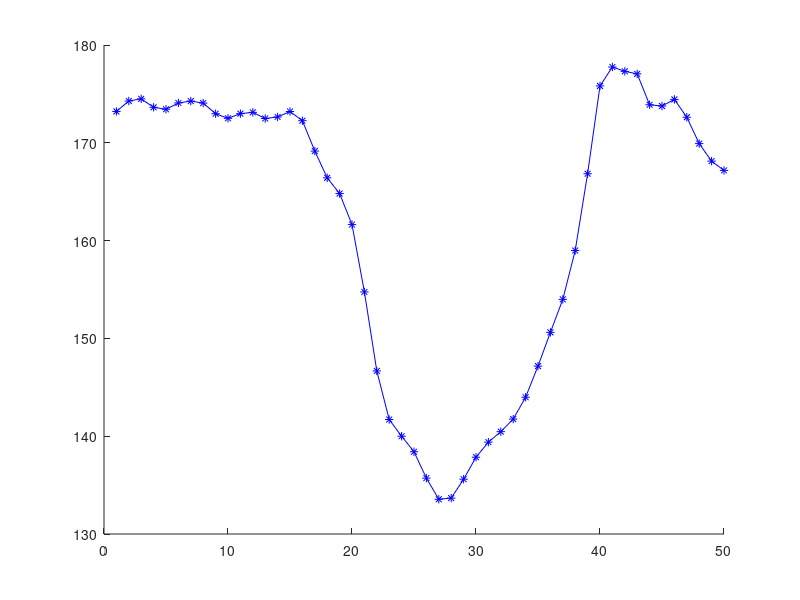
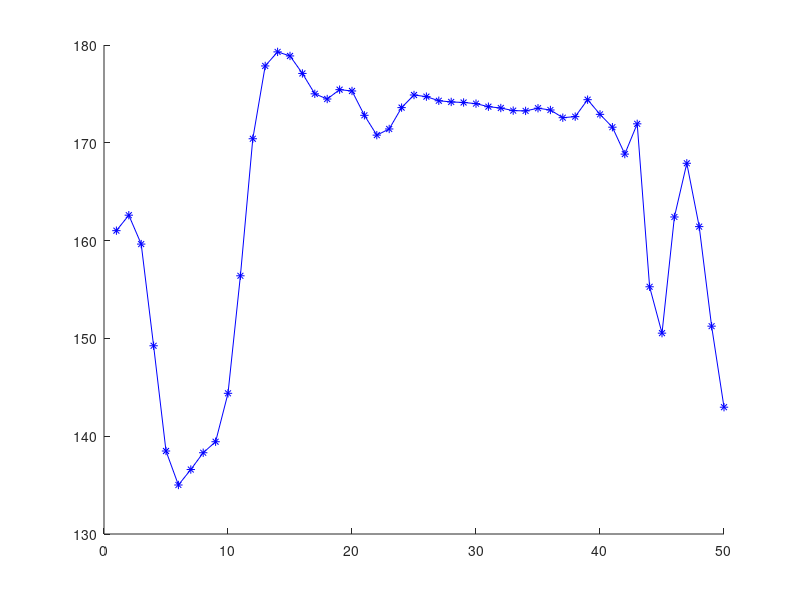
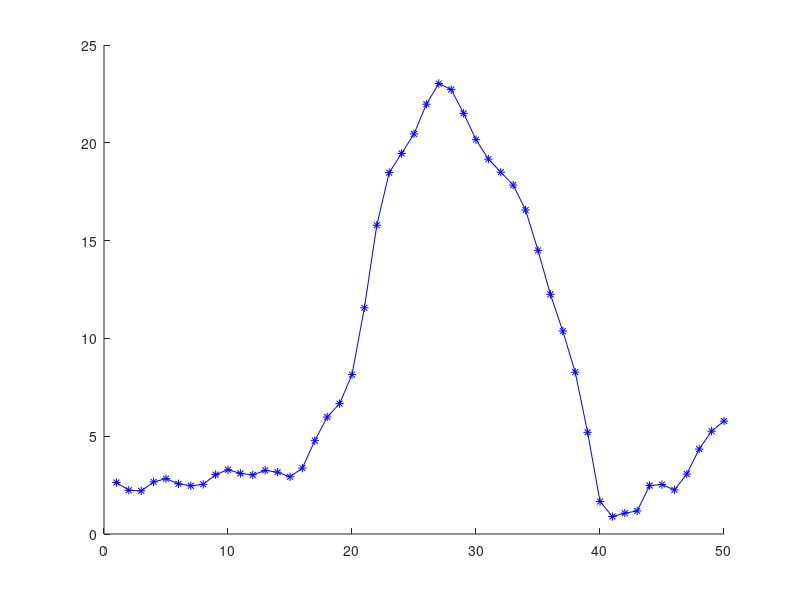
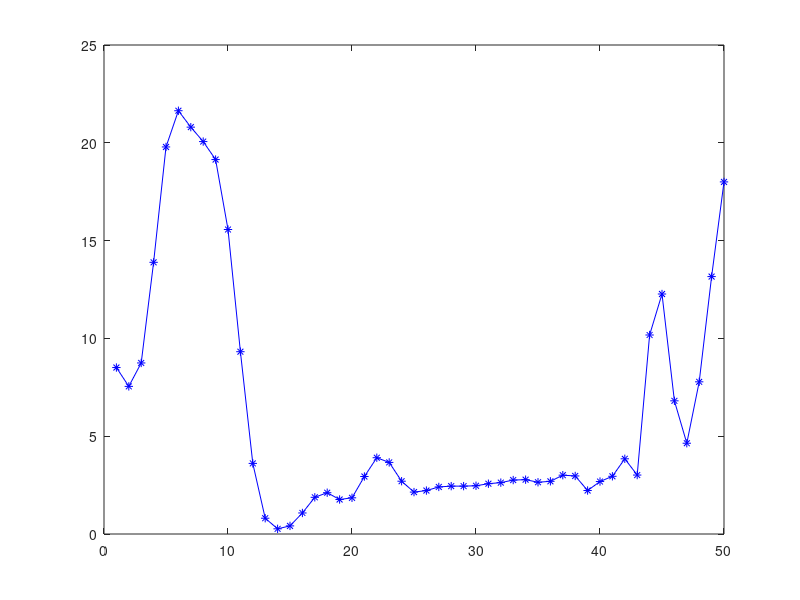

Write the MATLAB code that produced these figures, in order.
% final model creation and test

Train_normal=load('angles/Angles_normal_train');
Train_normal=Train_normal.Angles_normal;
Model = Train_normal{1};

figure(1)
hold on
plot(Model(1,:),'-*b');
figure(2)
hold on
plot(Model(2,:),'-*b');
figure(3)
hold on
plot(Model(3,:),'-*b');
figure(4)
plot(Model(4,:),'-*b');
hold on
normalized{1}=Model;
for i=2:numel(Train_normal)
    data=Train_normal{i};
    
    s1=Model(1,:);
    s2=data(1,:);
    %X1=xcorr(s1,s2);   %compute cross-correlation between vectors s1 and s2
    %[m,d]=max(X1);      %find value and index of maximum value of cross-correlation amplitude
    [min_s, l1]=min(s2)
    [min_m, l2]=min(s1)
    delay=l2-l1;   %shift index d, as length(X1)=2*N-1; where N is the length of the signals
    figure,plot(s1)                                     %Plot signal s1
    hold,plot([delay+1:length(s2)+delay],s2,'r');   %Delay signal s2 by delay in order to align 
    if delay>0 
        normalized{i}=[zeros(4,delay), data];
    else
        normalized{i}=[data,zeros(4,abs(delay))];
    end
pause();
end